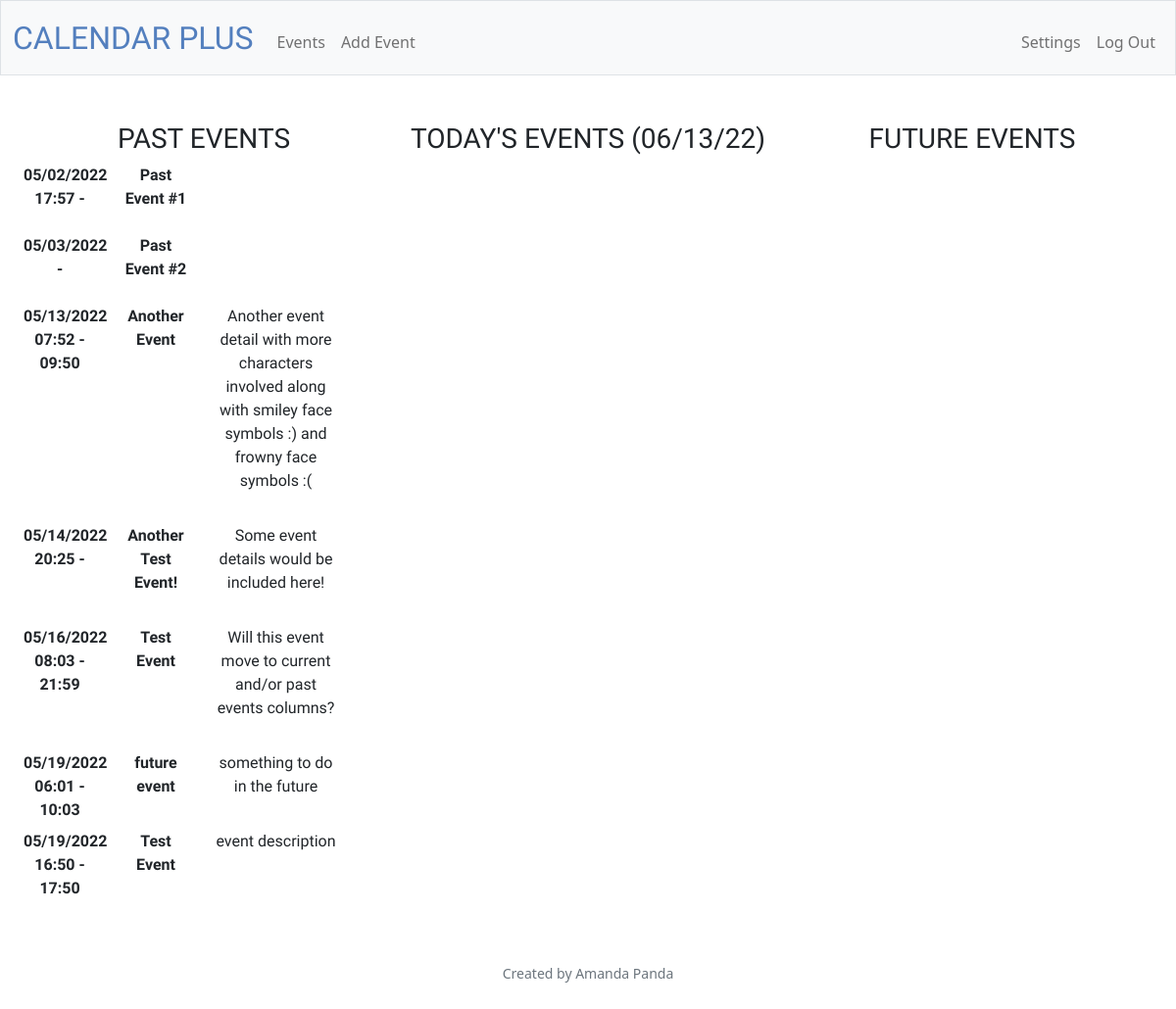
The page /events (signed in) on the database as committed earlier.
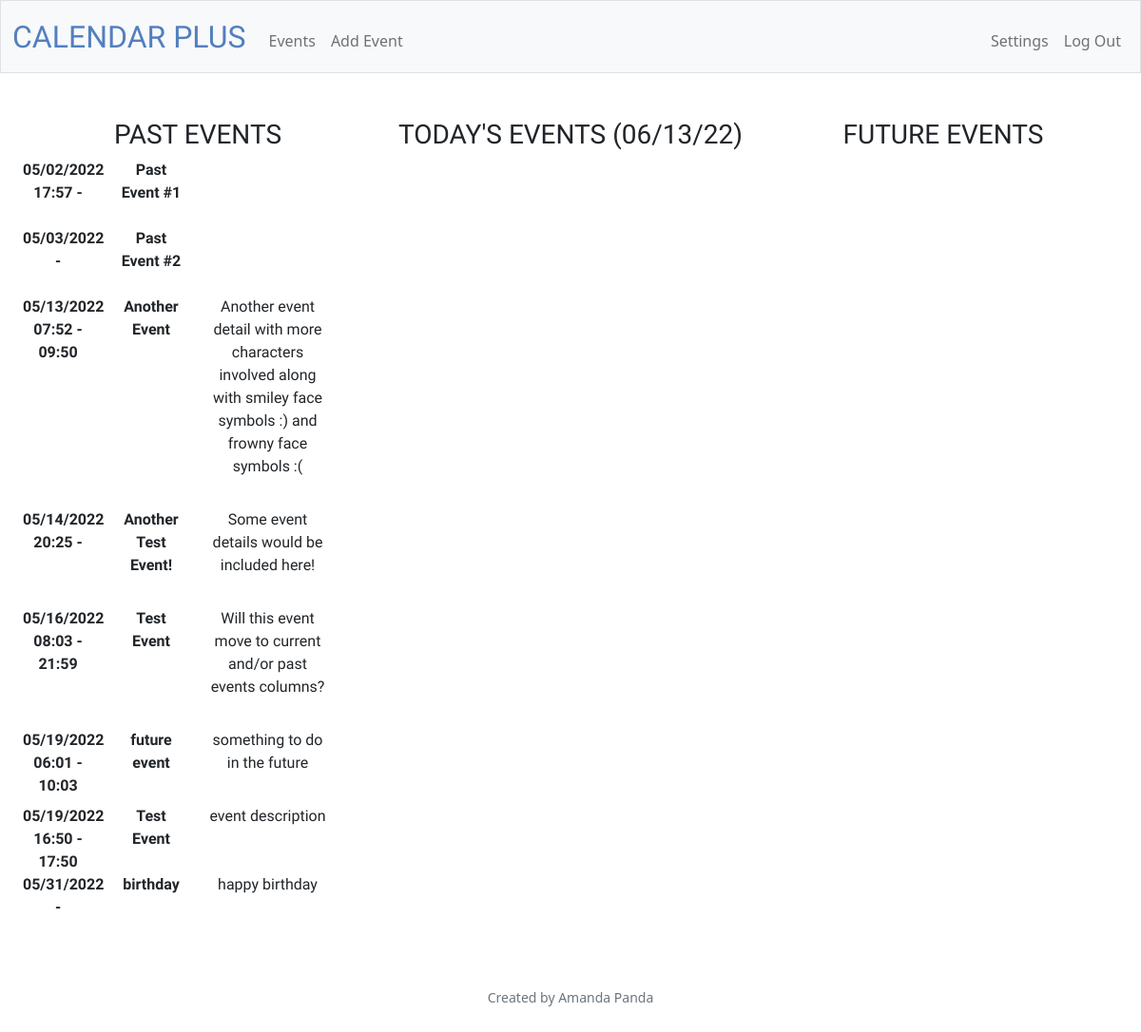
The same page on the database as committed later.
### tables this page shows
CREATE TABLE events(id INTEGER PRIMARY KEY AUTOINCREMENT NOT NULL, creator INTEGER NOT NULL, title TEXT NOT NULL, date DATE NOT NULL, starttime TIME, endtime TIME, details TEXT);

### app.py (the view)
@app.route("/events", methods=["GET"])
@login_required
def events():
    today = date.today()
    account = session.get("user_id")
    past = db.execute("SELECT title, strftime('%m/%d/%Y', date) AS date,starttime, endtime, details FROM events WHERE creator = ? AND date < ? ORDER BY date, starttime", account, today)
    future = db.execute("SELECT title, strftime('%m/%d/%Y', date) AS date,starttime, endtime, details FROM events WHERE creator = ? AND date > ? ORDER BY date, starttime", account, today)
    current = db.execute("SELECT title, strftime('%m/%d/%Y', date) AS date, starttime, endtime, details FROM events WHERE creator = ? AND date = ? ORDER BY starttime", account, today)
    today = today.strftime("%m/%d/%y")
    return render_template("events.html", today=today, past=past, future=future, current=current)

### app.py (called while the page is built)
@app.after_request
def after_request(response):
    response.headers["Cache-Control"] = "no-cache, no-store, must-revalidate"
    response.headers["Expires"] = 0
    response.headers["Pragma"] = "no-cache"
    return response

### helpers.py (called while the page is built)
def login_required(f):
    @wraps(f)
    def decorated_function(*args, **kwargs):
        if session.get("user_id") is None:
            return redirect("/login")
        return f(*args, **kwargs)
    return decorated_function

### templates/events.html (shortened to what this page needs)
{% extends "layout.html" %}
{% block main %}
    <div class="container-fluid font-fred">
        <div class="row">
            <div class="col-sm">
                <h3>PAST EVENTS</h3>
                <dl class="row">
                {% for row in past %}
                    <dt class="col-sm-3">{{ row.date }} {{ row.starttime }} - {{ row.endtime }}</dt>
                    <dd class="col-sm-9">
                        <dl class="row" >
                            <dt class="col-sm-4">{{ row.title }}</dt>
                            <dd class="col-sm-6">{{ row.details }}</dd>
                        </dl>
                    </dd>
                {% endfor %}
            </div>
            <div class="col-sm">
                <h3>TODAY'S EVENTS ({{ today }})</h3>
            </div>
            <div class="col-sm">
                <h3>FUTURE EVENTS</h3>
            </div>
        </div>
    </div>
{% endblock %}

Rows that differ between the two databases and show on the page:
added events: date "05/31/2022", title "birthday", details "happy birthday"
